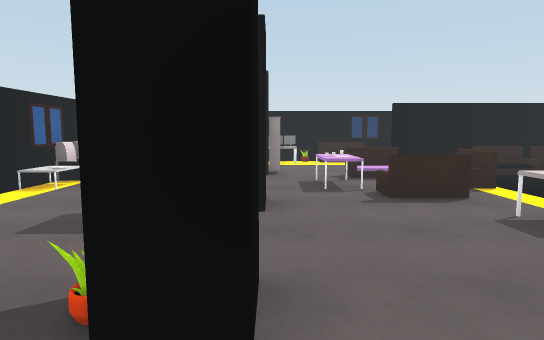
view 1 (above)

24 first-person views from a walk through a 3-D level made in the Unity game engine. The camera is 1.4 m above the floor, tilts 6° down and sees 75° across. Doors are open. The floor is counted in squares, 1.43 m on a side. Each view is taken from the middle of a square. On the plan, view 1 faces up. The plan holds only what a view shows up to about 13 squares ahead; the rest is blank. The place goes on beyond the plan. The player is left out. Some animated figures are not drawn. Surface patterns are stand-ins for the level's own textures.

view 2
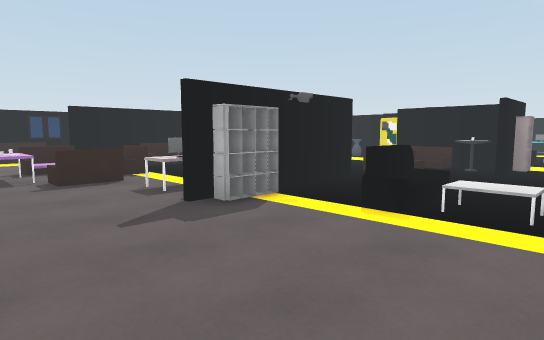

view 3
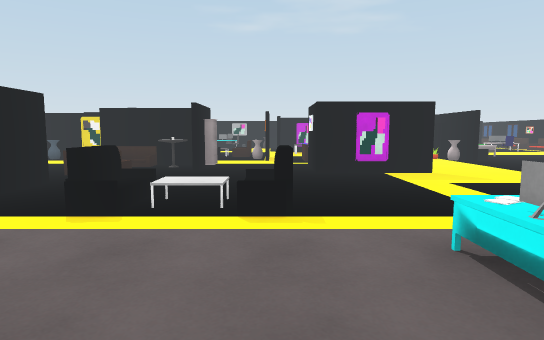

view 4
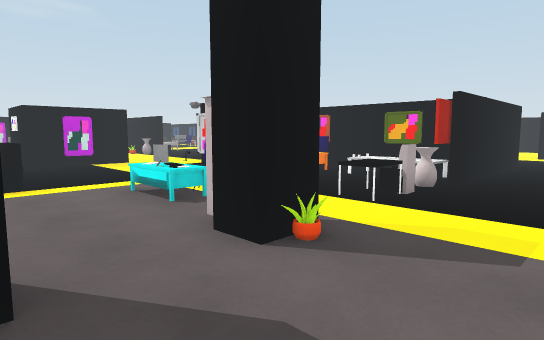

view 5
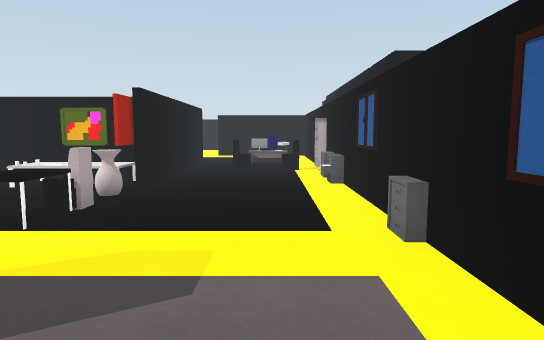

view 6
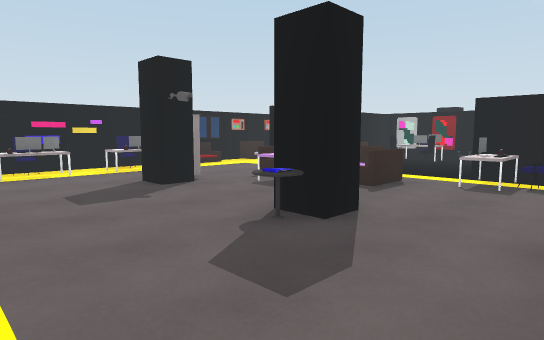

view 7
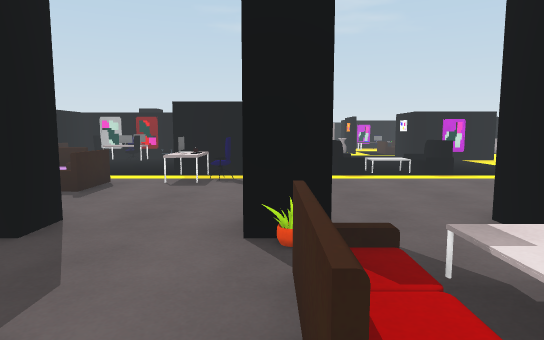

view 8
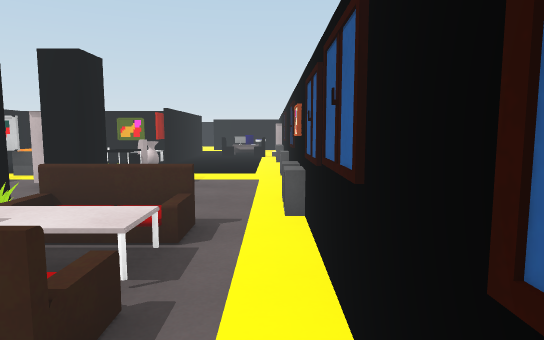

view 9
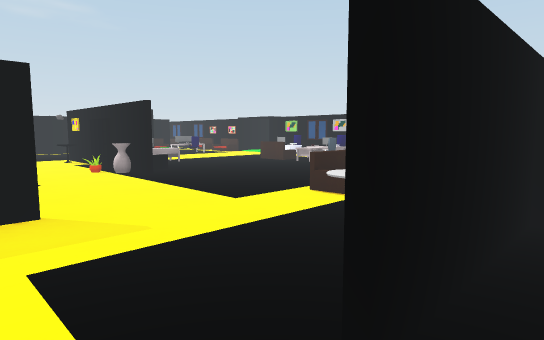

view 10
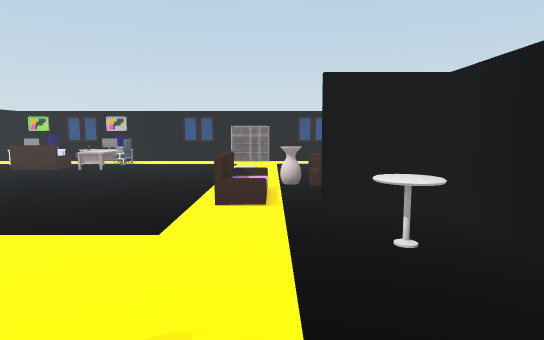

view 11
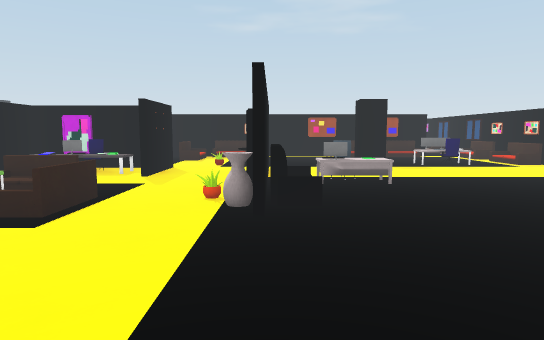

view 12
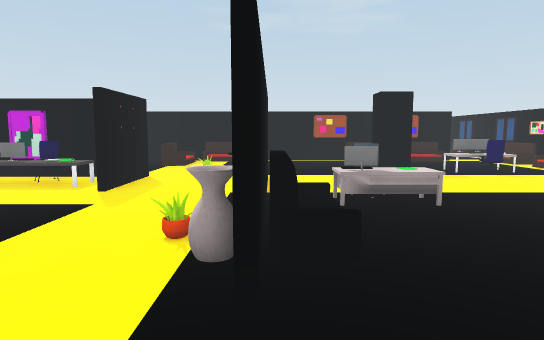

view 13
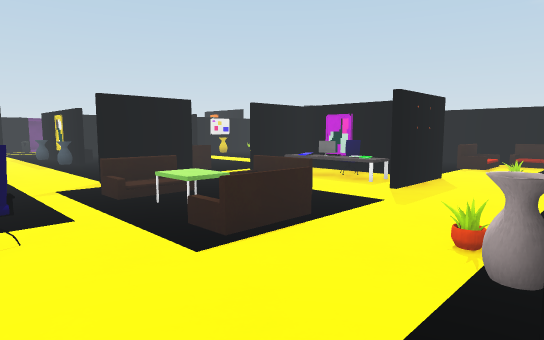

view 14
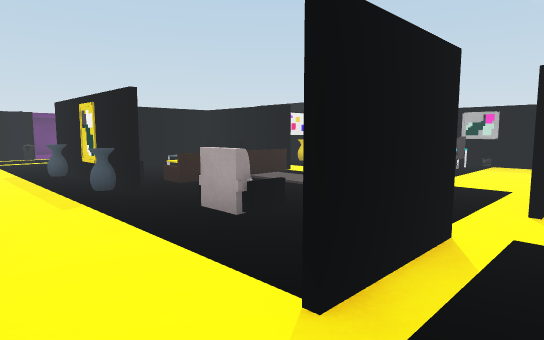

view 15
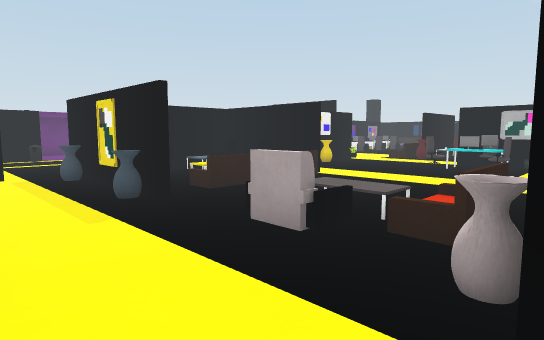

view 16
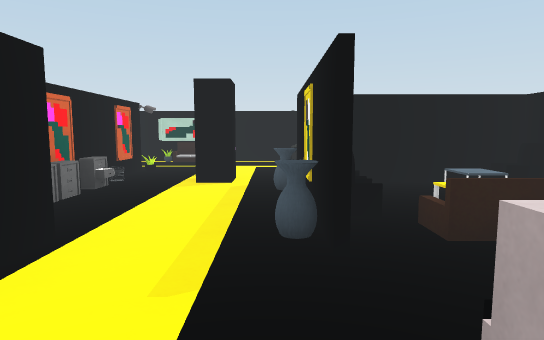

view 17
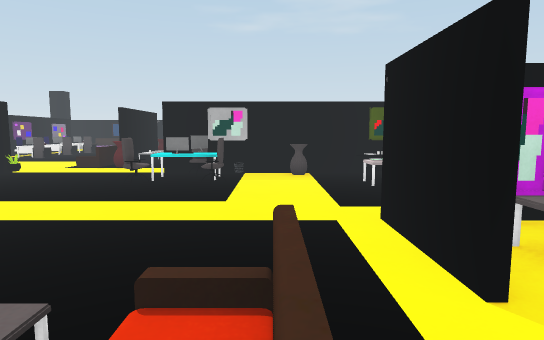

view 18
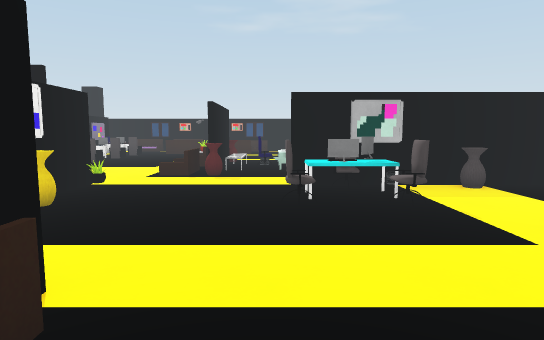

view 19
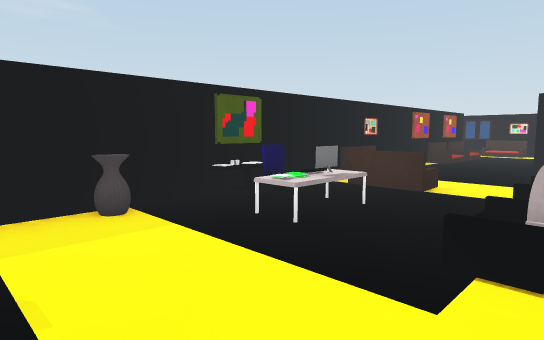

view 20
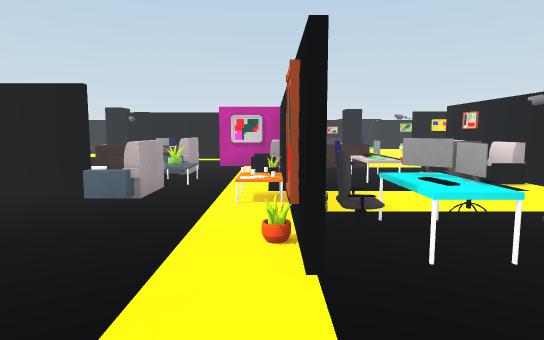

view 21
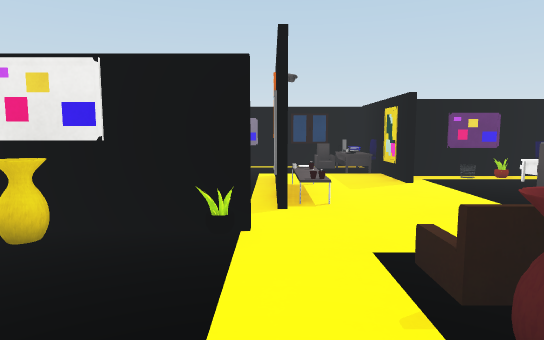

view 22
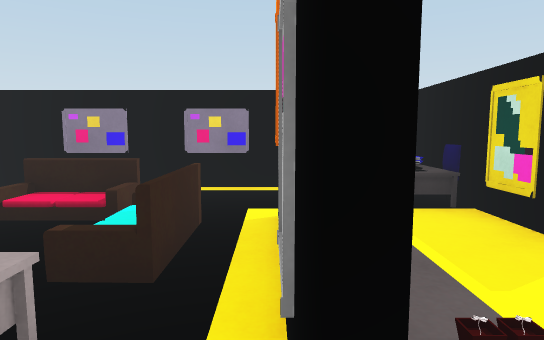

view 23
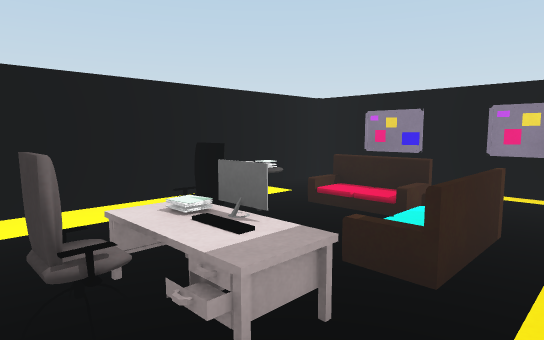

view 24
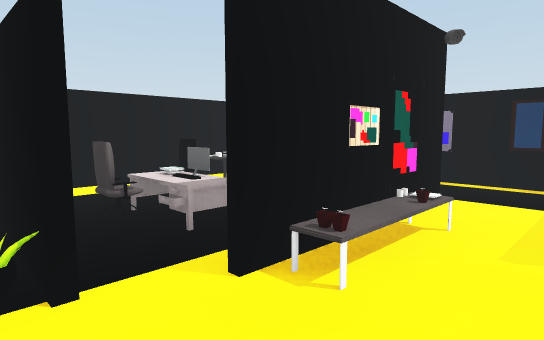

### Floor plan
Points are (right, up) in squares from view 1. A wall is a line through its corners. A room is listed if a view was taken in it or the views show most of it. See-through windows are left out.
Room 1 (views 1, 2, 3, 4, 5, 6, 7, 8, 9, 10, 11, 12, 13, 14, 15, 16, 17, 18, 19, 20, 21, 22, 23, 24)
walls: (8.6, -3.5) (8.6, -3.1) (9.5, -3.1); (13.5, -1.9) (12.4, -1.9); (9.5, -0.1) (8.9, -0.1); (10.9, 0.4) (10.9, 3.2); (15.9, -2.3) (17.5, -2.3); (11.9, -8.8) (12.5, -8.8); (12.5, -8.9) (11.9, -8.9); (11, 3.2) (11, 2.5); (13.5, 2.8) (13.5, 3.5); (17.5, -2.4) (15.9, -2.4); (7, 2.4) (6.4, 2.4); (15.6, -8.8) (16.5, -8.8); (18.1, -5.4) (18.1, -6.2) (15.9, -6.2); (4.8, -7.8) (4.8, -9.5); (16.5, -8.9) (14.4, -8.9); (4.7, 2.6) (4.7, 4.5); (4.7, -9.5) (4.7, -6.1); (4.4, -9.5) (6.4, -9.5); (18, 3.4) (18, 4.5); (12.2, 7.4) (12.2, 7) (11.5, 7); (22.6, -3.5) (22.6, -0.4); (18, 6.4) (18, 7) (15.4, 7); (22.8, -1.9) (22.8, -3); (22.6, -6.6) (22.6, -5.4); (9.1, 9) (3, 9); (19, -12.6) (19, -11.7) (19.8, -11.7); (22.6, -9.5) (22.6, -8.4); (8.4, -17.3) (10.5, -17.3); (22.9, 5.5) (20.2, 5.5); (25.8, -1.5) (26.5, -1.5); (15.4, -17.3) (16.5, -17.3); (18.1, 10.5) (18.1, 6.5); (10.2, 12.3) (8.4, 12.3); (5.2, -17.3) (6.6, -17.3); (13.5, 12.3) (11.8, 12.3); (-0.8, -13.4) (-0.8, -8.4); (-4.4, 2.6) (-4.4, -8.2); (19.4, -17.3) (23.1, -17.3); (4.2, 12.3) (1.5, 12.3); (22.6, -15.4) (22.6, -11.4); (23.2, 10.1) (23.2, 9.4); (-4.4, 6.2) (-4.4, 5.6); (27.8, 3.4) (24.5, 3.4); (25.6, 8.8) (25.6, 9.5); (-0.5, 12.3) (-2.8, 12.3); (24.5, 12.3) (18.5, 12.3); (25.6, 11.4) (25.6, 12.4); (27.5, 10) (26.4, 10)
low walls: (-4.2, -5) (-4.2, -5.6); (25.4, 3.9) (24, 3.9)
objects: other object (-5, -15); other object (-5, -14) to (-5, -13); server (-5, -12) to (-5, -11); server (-5, -10); armchair (-4, -12); bookshelf (-4, -11); other object (-4, -9); armchair (-4, 7); other object (-4, 8); other object (-3, -14); other object (-3, 0) to (-2, 1); other object (-3, 10); other object (-3, 11) to (-2, 11); armchair (-2, -13); desk (-2, -12); sofa (-2, -1); sofa (-2, 2); other object (-2, 12); other object (-1, -8); armchair (-1, -7); other object (-1, -4); other object (-1, -1); other object (-1, 2); other object (-1, 4); other object (-1, 5); chair (-1, 12); other object (0, -9) to (1, -9); vase (0, -8); other object (0, -6); bookshelf (0, -3); bookshelf (0, 9); other object (0, 11); chair (0, 12); other object (1, -7); other object (1, 6) to (2, 7); other object (1, 10); other object (1, 12); other object (2, -9); other object (2, -8); other object (2, -5) to (3, -5); desk (2, -4); sofa (2, 5); sofa (2, 8); sofa (2, 12); other object (3, -9); other object (3, -4); bookshelf (3, 2) to (4, 2); chair (3, 3) to (4, 3); other object (3, 4); other object (4, -9); other object (4, 4); sofa (4, 6) to (4, 7); sofa (5, -12); armchair (5, -2); armchair (5, 0); other object (5, 2); other object (5, 12); vase (6, -12) to (7, -12); other object (6, -8); bookshelf (7, -17) to (8, -17); other object (7, 7); sofa (7, 9); sofa (8, -11) to (8, -10); chair (8, 7); other object (8, 8); other object (9, -4); chair (9, 6); other object (9, 8); other object (9, 11); other object (9, 12); chair (10, -5); other object (10, -3); bookshelf (10, -1); other object (10, 1); other object (10, 5); other object (10, 6); other object (10, 8); other object (10, 9); sofa (10, 12); chair (11, -15); other object (12, -17); other object (12, -16); desk (12, -15); sofa (13, -14); vase (13, -9) to (13, -8); sofa (13, -6); other object (13, -5); sofa (13, -3); vase (13, -1); vase (13, 3); other object (13, 5); vase (13, 6); other object (14, -17); other object (14, -16); bookshelf (14, -10); armchair (14, -9); sofa (14, -5); armchair (14, 0) to (14, 1); armchair (14, 4); other object (14, 5); other object (14, 12); desk (15, -11); sofa (15, -1); other object (16, -11); sofa (16, 3); other object (17, -9); other object (17, -8); chair (17, -5) to (17, -4); other object (17, -3); chair (18, -14); other object (18, -9); armchair (18, -5); other object (18, -4); armchair (18, -3); other object (18, 5); armchair (18, 6); sofa (19, -17); other object (19, -15) to (19, -14); other object (19, -7); chair (20, 8); other object (20, 9); other object (20, 12); sofa (21, -16); sofa (21, -6); other object (21, -4) to (21, -3); chair (21, 0); other object (21, 1); chair (21, 2); vase (21, 4); desk (21, 7) to (22, 7); sofa (21, 10); sofa (22, -14); sofa (22, -12); sofa (22, -7); chair (22, -5); other object (22, -4); other object (22, -3); vase (22, -1); chair (22, 0); keyboard (22, 1); sofa (22, 9); other object (22, 12); other object (23, -11); other object (23, -8); armchair (23, -5); other object (23, -4); other object (23, 0); other object (23, 1); other object (23, 5); other object (23, 7); other object (23, 8); other object (23, 9); other object (24, -6); vase (24, 3); armchair (24, 12); armchair (25, -5) to (25, -4); other object (25, -3); armchair (25, -2) to (25, -1); desk (25, 11); other object (26, 2); other object (26, 10); chair (26, 11); other object (27, 1); other object (28, 3); desk (28, 7); armchair (28, 8); other object (28, 10)

Where each view was taken, in squares from view 1:
view 1: 0 up, 0 right, facing up
view 2: 2 down, 0 right, facing up-right
view 3: 2 down, 0 right, facing right
view 4: 1 down, 3 left, facing down-right
view 5: 2 down, 3 left, facing down
view 6: 2 up, 4 left, facing up-right
view 7: 2 up, 4 left, facing right
view 8: 3 up, 4 left, facing down
view 9: 5 down, 4 right, facing down-right
view 10: 5 down, 7 right, facing down
view 11: 9 down, 8 right, facing right
view 12: 9 down, 10 right, facing right
view 13: 9 down, 10 right, facing up-right
view 14: 3 down, 11 right, facing up-right
view 15: 2 down, 11 right, facing up-right
view 16: 0 up, 13 right, facing up
view 17: 1 down, 14 right, facing right
view 18: 2 up, 16 right, facing right
view 19: 0 up, 18 right, facing down-right
view 20: 4 up, 23 right, facing down
view 21: 2 up, 23 right, facing up
view 22: 6 up, 23 right, facing up
view 23: 6 up, 23 right, facing up-left
view 24: 5 up, 25 right, facing up-left
